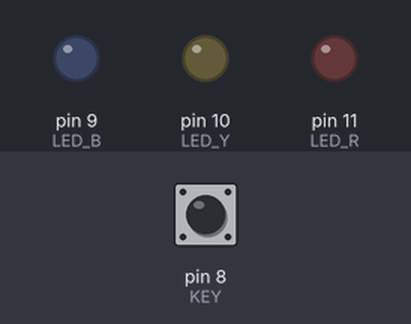
Simulated run of this sketch. Board: Arduino Uno, built with avr-gcc and run on an emulated ATmega328P. Shown: output pins drawn as LEDs (lit = HIGH). Inputs (shaded band) come from the test bench; at power-on: pin 8 (KEY) HIGH.

Above: at 1.2 s.
1.3 s: pin 8 (KEY) pulled LOW for 1 s
At 3.6 s:
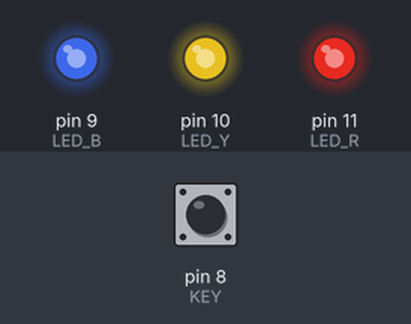
4.3 s: pin 8 (KEY) pulled LOW for 0.15 s
At 5.3 s:
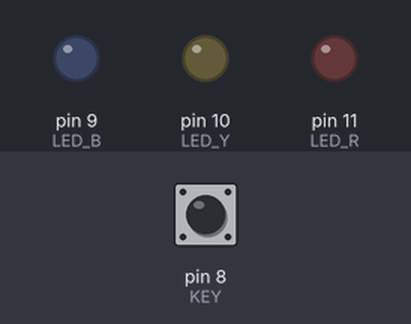
5.9 s: pin 8 (KEY) pulled LOW for 3.2 s
At 10.0 s:
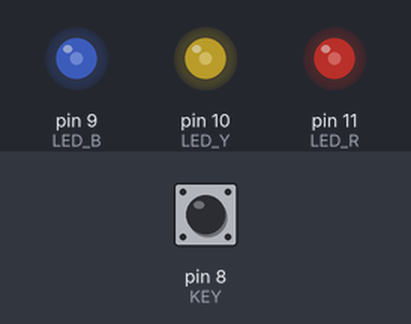
Timing chart, 0 to 11.5 s (numbered marks = the images above; inputs shaded):
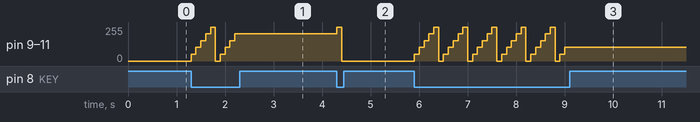

The sketch:

led_analog_key.ino
```cpp
#define LED_R 11
#define LED_Y 10
#define LED_B 9
#define KEY 8

byte b = 0; // byte é um alias para unsigned char, que tem 8 bits (0 - 255)

void b_leds();

void setup()
{
  pinMode(LED_R, OUTPUT);
  pinMode(LED_Y, OUTPUT);
  pinMode(LED_B, OUTPUT);
  pinMode(KEY, INPUT_PULLUP);
  b_leds();
}

void loop()
{
  if(digitalRead(KEY) == LOW)
  {
     if(b < 255) b += 51;
     else b = 0;
     b_leds();
  }
  delay(100);
}

void b_leds()
{
  analogWrite(LED_R, b);
  analogWrite(LED_Y, b);
  analogWrite(LED_B, b);
}
```

Measured:
- after the input at 1.3 s, pin 9 (LED_B), pin 10 (LED_Y), pin 11 (LED_R): 0/255 → 51/255 at once, → 102/255 0.10 s later, → 153/255 0.10 s later, → 204/255 0.10 s later, … (10 changes in this stretch)
- after the input at 4.3 s, pin 9 (LED_B), pin 10 (LED_Y), pin 11 (LED_R): 204/255 → 255/255 at once, → 0/255 0.10 s later
- after the input at 5.9 s, pin 9 (LED_B), pin 10 (LED_Y), pin 11 (LED_R): 0/255 → 51/255 at once, then repeats every 0.60 s: 102/255 0.10 s, 153/255 0.10 s, 204/255 0.10 s, 255/255 0.10 s, 0/255 0.10 s, 51/255 0.10 s, until it stays 102/255 from 9.0 s
